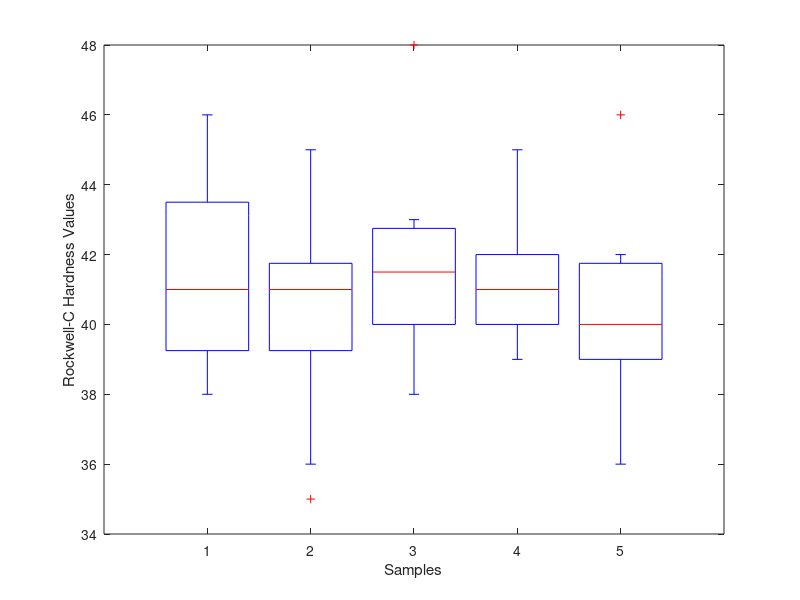

The MATLAB source for this figure:
a=[38;44;41;40;41;39;44;46;38;42];
b=[43;41;40;39;36;35;45;42;41;41];
c=[48;42;43;41;39;40;43;38;42;40];
d=[45;43;41;42;42;39;40;39;40;41];
e=[36;39;41;40;46;42;40;39;37;42];
A=[mean(a);median(a);std(a);range(a);iqr(a)]
B=[mean(b);median(b);std(b);range(b);iqr(b)]
C=[mean(c);median(c);std(c);range(c);iqr(c)]
D=[mean(d);median(d);std(d);range(d);iqr(d)]
E=[mean(e);median(e);std(e);range(e);iqr(e)]
t=[a b c d e]
data=[A B C D E]
boxplot(t)
ylabel('Rockwell-C Hardness Values')
xlabel('Samples')